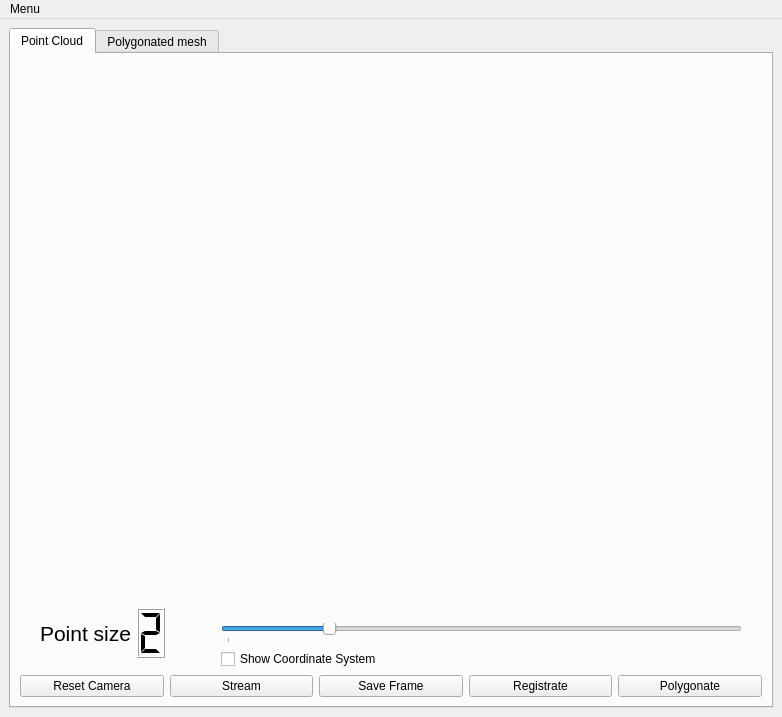
<?xml version="1.0" encoding="UTF-8"?>
<ui version="4.0">
 <class>RoomScanner</class>
 <widget class="QMainWindow" name="RoomScanner">
  <property name="geometry">
   <rect>
    <x>0</x>
    <y>0</y>
    <width>782</width>
    <height>717</height>
   </rect>
  </property>
  <property name="minimumSize">
   <size>
    <width>0</width>
    <height>0</height>
   </size>
  </property>
  <property name="maximumSize">
   <size>
    <width>5000</width>
    <height>5000</height>
   </size>
  </property>
  <property name="windowTitle">
   <string>PCLViewer</string>
  </property>
  <widget class="QWidget" name="centralwidget">
   <layout class="QHBoxLayout" name="horizontalLayout_3">
    <item>
     <widget class="QTabWidget" name="tabWidget">
      <property name="enabled">
       <bool>true</bool>
      </property>
      <property name="sizePolicy">
       <sizepolicy hsizetype="Expanding" vsizetype="Expanding">
        <horstretch>0</horstretch>
        <verstretch>0</verstretch>
       </sizepolicy>
      </property>
      <property name="currentIndex">
       <number>0</number>
      </property>
      <widget class="QWidget" name="tab">
       <attribute name="title">
        <string>Point Cloud</string>
       </attribute>
       <layout class="QVBoxLayout" name="verticalLayout_3">
        <item>
         <widget class="QVTKWidget" name="qvtkWidget" native="true">
          <property name="sizePolicy">
           <sizepolicy hsizetype="MinimumExpanding" vsizetype="MinimumExpanding">
            <horstretch>1</horstretch>
            <verstretch>1</verstretch>
           </sizepolicy>
          </property>
          <property name="minimumSize">
           <size>
            <width>640</width>
            <height>480</height>
           </size>
          </property>
          <property name="sizeIncrement">
           <size>
            <width>0</width>
            <height>0</height>
           </size>
          </property>
         </widget>
        </item>
        <item>
         <layout class="QHBoxLayout" name="horizontalLayout_2">
          <property name="leftMargin">
           <number>20</number>
          </property>
          <property name="bottomMargin">
           <number>0</number>
          </property>
          <item>
           <widget class="QLabel" name="label_4">
            <property name="font">
             <font>
              <pointsize>16</pointsize>
              <weight>50</weight>
              <italic>false</italic>
              <bold>false</bold>
             </font>
            </property>
            <property name="text">
             <string>Point size</string>
            </property>
           </widget>
          </item>
          <item>
           <widget class="QLCDNumber" name="lcdNumber_p">
            <property name="maximumSize">
             <size>
              <width>50</width>
              <height>50</height>
             </size>
            </property>
            <property name="layoutDirection">
             <enum>Qt::LeftToRight</enum>
            </property>
            <property name="digitCount">
             <number>1</number>
            </property>
            <property name="segmentStyle">
             <enum>QLCDNumber::Flat</enum>
            </property>
            <property name="intValue" stdset="0">
             <number>2</number>
            </property>
           </widget>
          </item>
          <item>
           <layout class="QVBoxLayout" name="verticalLayout">
            <property name="sizeConstraint">
             <enum>QLayout::SetMaximumSize</enum>
            </property>
            <property name="leftMargin">
             <number>50</number>
            </property>
            <property name="topMargin">
             <number>25</number>
            </property>
            <property name="rightMargin">
             <number>20</number>
            </property>
            <item>
             <widget class="QSlider" name="horizontalSlider_p">
              <property name="minimumSize">
               <size>
                <width>200</width>
                <height>0</height>
               </size>
              </property>
              <property name="minimum">
               <number>1</number>
              </property>
              <property name="maximum">
               <number>6</number>
              </property>
              <property name="value">
               <number>2</number>
              </property>
              <property name="orientation">
               <enum>Qt::Horizontal</enum>
              </property>
              <property name="tickPosition">
               <enum>QSlider::TicksBelow</enum>
              </property>
             </widget>
            </item>
            <item>
             <widget class="QCheckBox" name="checkBox">
              <property name="text">
               <string>Show Coordinate System</string>
              </property>
             </widget>
            </item>
           </layout>
          </item>
         </layout>
        </item>
        <item>
         <layout class="QHBoxLayout" name="horizontalLayout">
          <property name="sizeConstraint">
           <enum>QLayout::SetMaximumSize</enum>
          </property>
          <property name="bottomMargin">
           <number>0</number>
          </property>
          <item>
           <widget class="QPushButton" name="pushButton_reset">
            <property name="text">
             <string>Reset Camera</string>
            </property>
           </widget>
          </item>
          <item>
           <widget class="QPushButton" name="pushButton_stream">
            <property name="text">
             <string>Stream</string>
            </property>
           </widget>
          </item>
          <item>
           <widget class="QPushButton" name="pushButton_save">
            <property name="text">
             <string>Save Frame</string>
            </property>
           </widget>
          </item>
          <item>
           <widget class="QPushButton" name="pushButton_reg">
            <property name="text">
             <string>Registrate</string>
            </property>
           </widget>
          </item>
          <item>
           <widget class="QPushButton" name="pushButton_poly">
            <property name="text">
             <string>Polygonate</string>
            </property>
           </widget>
          </item>
         </layout>
        </item>
       </layout>
       <zorder>qvtkWidget</zorder>
       <zorder></zorder>
      </widget>
      <widget class="QWidget" name="tab_2">
       <attribute name="title">
        <string>Polygonated mesh</string>
       </attribute>
       <layout class="QVBoxLayout" name="verticalLayout_2">
        <item>
         <widget class="QVTKWidget" name="qvtkWidget_2" native="true">
          <property name="sizePolicy">
           <sizepolicy hsizetype="Expanding" vsizetype="Expanding">
            <horstretch>1</horstretch>
            <verstretch>1</verstretch>
           </sizepolicy>
          </property>
          <property name="minimumSize">
           <size>
            <width>640</width>
            <height>480</height>
           </size>
          </property>
          <property name="sizeIncrement">
           <size>
            <width>0</width>
            <height>0</height>
           </size>
          </property>
         </widget>
        </item>
       </layout>
      </widget>
     </widget>
    </item>
   </layout>
  </widget>
  <widget class="QMenuBar" name="menuBar">
   <property name="geometry">
    <rect>
     <x>0</x>
     <y>0</y>
     <width>782</width>
     <height>19</height>
    </rect>
   </property>
   <widget class="QMenu" name="menuMenu">
    <property name="title">
     <string>Menu</string>
    </property>
    <addaction name="actionLoad_Point_Cloud"/>
    <addaction name="actionShow_keypoints"/>
    <addaction name="actionShow_captured_frames"/>
    <addaction name="actionClear"/>
   </widget>
   <addaction name="menuMenu"/>
  </widget>
  <action name="actionLoad_Point_Cloud">
   <property name="text">
    <string>Load Point Cloud</string>
   </property>
  </action>
  <action name="actionShow_keypoints">
   <property name="checkable">
    <bool>true</bool>
   </property>
   <property name="checked">
    <bool>false</bool>
   </property>
   <property name="text">
    <string>Show keypoints</string>
   </property>
  </action>
  <action name="actionShow_captured_frames">
   <property name="checkable">
    <bool>true</bool>
   </property>
   <property name="text">
    <string>Show last captured frame</string>
   </property>
  </action>
  <action name="actionClear">
   <property name="text">
    <string>Clear</string>
   </property>
  </action>
 </widget>
 <customwidgets>
  <customwidget>
   <class>QVTKWidget</class>
   <extends>QWidget</extends>
   <header>QVTKWidget.h</header>
  </customwidget>
 </customwidgets>
 <tabstops>
  <tabstop>pushButton_poly</tabstop>
  <tabstop>checkBox</tabstop>
  <tabstop>pushButton_reset</tabstop>
  <tabstop>pushButton_save</tabstop>
  <tabstop>tabWidget</tabstop>
  <tabstop>horizontalSlider_p</tabstop>
 </tabstops>
 <resources/>
 <connections/>
</ui>
